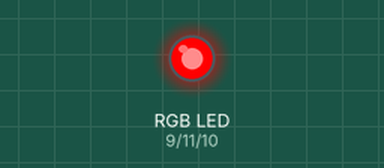
This sketch was run on a simulated Arduino Uno, built with avr-gcc and run on an emulated ATmega328P. On the bench: an RGB LED mixed from three pins (HIGH = lit).

Above: at 0.5 s.
At 1.5 s:
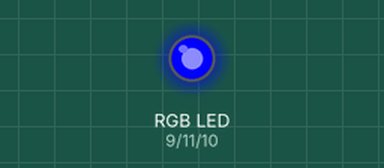
At 5.5 s:
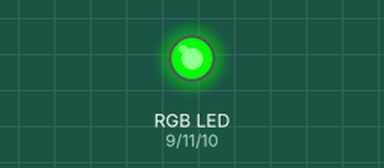
Timing chart, 0 to 6.9 s (numbered marks = the images above):
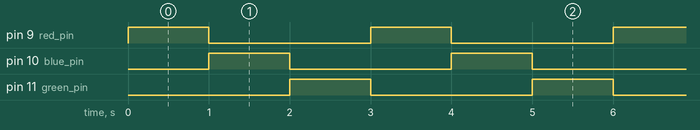

Measured:
- by itself, pin 9 (red_pin), pin 10 (blue_pin), pin 11 (green_pin): alternates HIGH for 1.0 s and LOW for 2.0 s
- by itself, everything shown: repeats every 3.0 s, in 3 steps

The sketch:

RGBLEDs.ino
```cpp
int red_pin = 9;
int blue_pin = 10;
int green_pin = 11;

void setup() {
  // put your setup code here, to run once:
  pinMode(9,OUTPUT);
  pinMode(10,OUTPUT);
  pinMode(11,OUTPUT);

}

void loop() {
  // put your main code here, to run repeatedly:
  maincolor();
}

void maincolor(){
  digitalWrite(9,HIGH);//this section activates the red light
  digitalWrite(10,LOW);
  digitalWrite(11,LOW);
  delay(1000);
  digitalWrite(9,LOW);//this section activates the red light
  digitalWrite(10,HIGH);
  digitalWrite(11,LOW);
  delay(1000);
  digitalWrite(9,LOW);//this section activates the red light
  digitalWrite(10,LOW);
  digitalWrite(11,HIGH);
  delay(1000);

}
```
